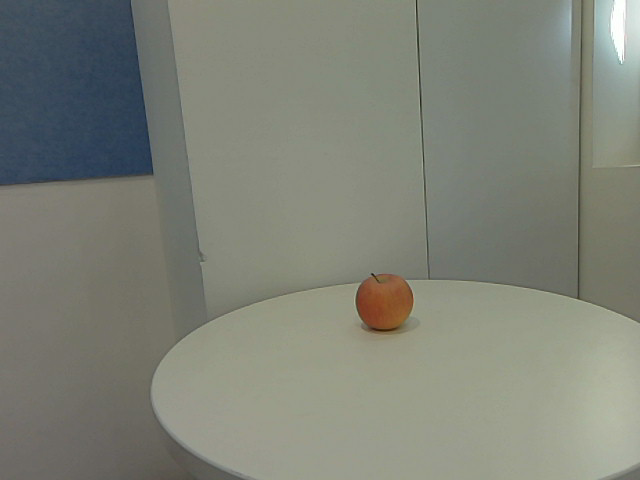
#> input picture sphere/color.png, 640 x 480 px
$ python shapeDetect.py
#> lines starting #> are read from the running program, lines starting #| are printed output that depends on the picture; after the words box and inside, x2 and y2 are one past the last pixel; in counts of white or black regions, pixels touching at a corner belong together
# -*- coding:utf-8 -*-
# 2021-12-17
# 作者：小蓝枣
# opencv圆形检测
import cv2
import cv2 as cv
import numpy as np
import matplotlib.pyplot as plt

def detect_circle(image):
    '''
     作用：圆形检测
     参数：需要检测圆的图片
     返回：检测出圆形的信息
    '''
    # 均值偏移滤波降噪处理
    # mean_filter_img = cv.pyrMeanShiftFiltering(image, 10, 20)
    # cv.imshow("mean_filter_img", mean_filter_img)

    # 图像灰度处理
    gray_img = cv.cvtColor(image, cv.COLOR_BGR2GRAY)

    # 霍夫圈变换
    # 参数分别为：image, method, dp, minDist, param1, param2, minRadius, maxRadius
    # 其中：image为灰度图像，method使用的方法为霍夫梯度法，minDist两个圆中心的最小距离
    circles = cv.HoughCircles(gray_img, cv.HOUGH_GRADIENT, 1, 30, param1=50, param2=30, minRadius=0, maxRadius=50)

    # 对数据进行取整
    print("取整前信息：" + str(circles))
    circles = np.uint16(np.around(circles))
    print("取整后信息：" + str(circles))

    return circles


def draw_circle(img, circles):
    '''
     作用：根据圆形信息在图片中绘制圆
     参数1：原始图片信息
     参数2：圆形坐标信息
     返回：无
    '''
    for i in circles[0, :]:
        # 绘制圆外圈
        # 参数分别为：圆心、半径、颜色、线框宽度
        cv.circle(img, (i[0], i[1]), i[2], (0, 0, 255), 2)
        # 绘制圆心
        cv.circle(img, (i[0], i[1]), 2, (255, 0, 0), 2)
    cv.imshow("draw_circle_img", img)

if __name__ == "__main__":
    # 读取图片信息
    img = cv.imread("./color.png")
#> img is the input picture: shape (480, 640, 3); mean B, G, R 118.8, 129.7, 126.5

    # 设置窗口不可改变大小（参数包含：WINDOW_AUTOSIZE、WINDOW_NORMAL、WINDOW_OPENGL）
    cv.namedWindow("original image", cv.WINDOW_AUTOSIZE)
    cv.imshow("original image", img)

    # 检测圆
    circles = detect_circle(img)
#> in detect_circle, `gray_img = cv.cvtColor(image, cv.COLOR_BGR2GRAY)`:
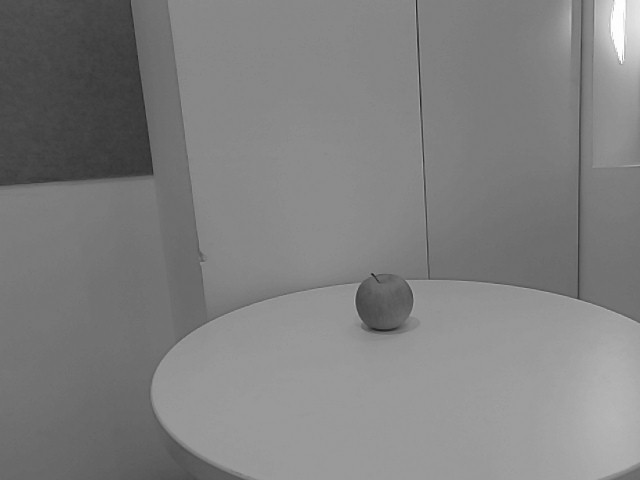
#> gray_img: shape (480, 640); min 19, max 255, mean 127.5
#> in detect_circle, `circles = cv.HoughCircles(gray_img, cv.HOUGH_GRADIENT, 1, 30, param1=5..`: circles = [[383.5, 301.5, 28.9]]
#| 取整前信息：[[[383.5 301.5  28.9]]]
#> in detect_circle, `circles = np.uint16(np.around(circles))`: circles = [[384, 302, 29]]
#| 取整后信息：[[[384 302  29]]]
#> circles = [[384, 302, 29]]
    # 绘制圆
    draw_circle(img, circles)
#> the loop in draw_circle, `for i in circles[0, :]:` made 1 pass
#> after the loop in draw_circle, `for i in circles[0, :]:`:
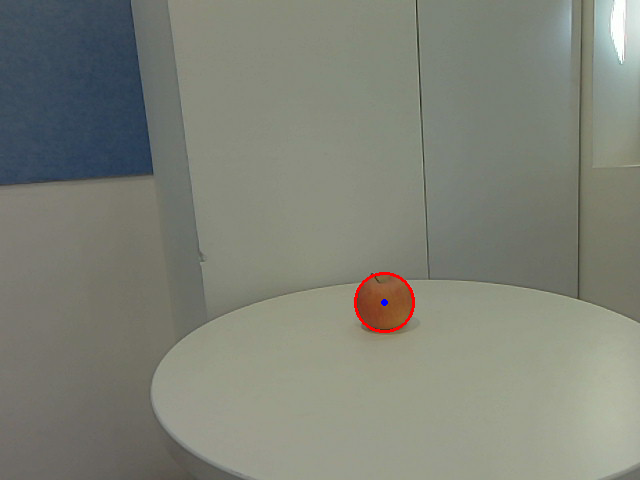
#> img: shape (480, 640, 3); 0.19% of pixels changed, all inside (x1, y1, x2, y2) = (354, 272, 415, 333)

    cv.waitKey(0)
    cv.destroyAllWindows()
